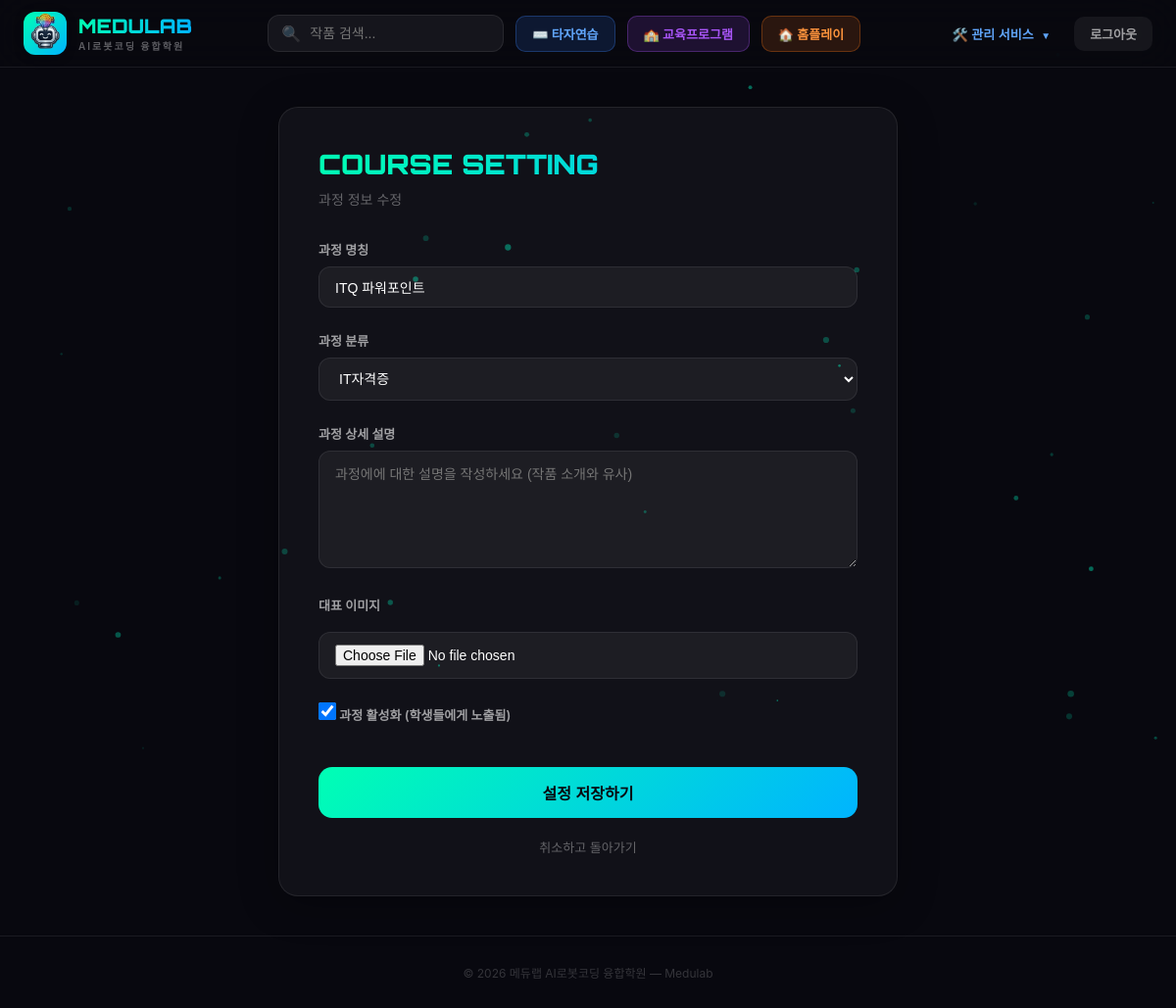
The app's page /courses/learning/3/edit/ (signed in) with its own data.
### courses/models.py (models this page shows, shortened)
class LearningProgram(models.Model):
    name = models.CharField("과정명", max_length=100)
    description = models.TextField("과정 설명", blank=True)
    image = models.ImageField("대표 이미지", upload_to="learning_programs/", blank=True, null=True)
    program_type = models.ForeignKey(
        ProgramType,
        on_delete=models.SET_NULL,
        null=True,
        blank=True,
        related_name="learning_programs",
        verbose_name="유형"
    )
    is_active = models.BooleanField("활성화 여부", default=True)
    created_at = models.DateTimeField(auto_now_add=True)

### courses/views.py (the view)
# urls.py: path('learning/<int:program_id>/edit/', views.learning_program_edit, name='learning_program_edit'),
@login_required
@user_passes_test(is_admin)
def learning_program_edit(request, program_id):
    program = get_object_or_404(LearningProgram, id=program_id)
    if request.method == "POST":
        form = CourseForm(request.POST, request.FILES, instance=program)
        if form.is_valid():
            form.save()
            messages.success(request, f"'{program.name}' 과정이 수정되었습니다.")
            return redirect("learning_program_list")
    else:
        form = CourseForm(instance=program)
    return render(request, "courses/learning_program_form.html", {
        "form": form,
        "title": "과정 정보 수정",
        "program": program
    })

### courses/forms.py
class CourseForm(forms.ModelForm):
    class Meta:
        model = LearningProgram
        fields = ['name', 'description', 'image', 'program_type', 'is_active']
        widgets = {
            'name': forms.TextInput(attrs={'class': 'form-input', 'placeholder': '과정명을 입력하세요'}),
            'description': forms.Textarea(attrs={'class': 'form-input', 'placeholder': '과정에에 대한 설명을 작성하세요 (작품 소개와 유사)', 'rows': 4}),
            'program_type': forms.Select(attrs={'class': 'form-input'}),
        }

### arcade/models.py (called while the page is built)
    @property
    def is_full_member(self):
        return self.user_type in self.FULL_ACCESS_TYPES and self.is_approved

    @property
    def needs_approval(self):
        return self.user_type in self.FULL_ACCESS_TYPES and not self.is_approved

### courses/models.py (called while the page is built)
    def __str__(self):
        return self.name

### courses/views.py (called while the page is built)
def is_admin(user):
    return user.is_authenticated and (user.is_staff or user.is_superuser)

### courses/templates/courses/learning_program_form.html (shortened to what this page needs)
{% extends 'arcade/base.html' %}
{% block content %}
<main class="upload-wrap">
    <div class="upload-card">
        <h1 class="upload-title">COURSE SETTING</h1>
        <p class="upload-sub">{{ title }}</p>
        <form method="POST" enctype="multipart/form-data">
            <div class="form-group">
                <label>과정 명칭</label>
                {{ form.name }}
            </div>
            <div class="form-group">
                <label>과정 분류</label>
                {{ form.program_type }}
            </div>
            <div class="form-group">
                <label>과정 상세 설명</label>
                {{ form.description }}
            </div>
            <div class="form-group">
                <label>대표 이미지</label>
                <input type="file" name="image" class="form-input" style="margin-top: 10px;">
            </div>
            <div class="form-group">
                <label class="checkbox-group">
                    {{ form.is_active }} 과정 활성화 (학생들에게 노출됨)
                </label>
            </div>
            <button type="submit" class="submit-btn">설정 저장하기</button>
            <a href="{% url 'learning_program_list' %}" class="cancel-link">취소하고 돌아가기</a>
        </form>
    </div>
</main>
{% endblock %}

### courses/templates/courses/learning_program_form.html (style rules this page uses)
.upload-wrap { max-width: 680px; margin: 40px auto; padding: 0 24px; animation: fadeSlideIn 0.4s ease; }
.upload-card { background: var(--bg-card); border-radius: 20px; padding: 40px; box-shadow: 0 8px 40px rgba(0,0,0,0.3); border: 1px solid var(--border); }
.upload-title { font: 900 28px 'Orbitron', sans-serif; margin-bottom: 8px; background: linear-gradient(90deg, var(--accent-green), var(--accent-blue)); -webkit-background-clip: text; background-clip: text; -webkit-text-fill-color: transparent; }
.upload-sub { color: var(--text-muted); font-size: 14px; margin-bottom: 32px; }
.form-group { margin-bottom: 24px; }
.form-group label { display: block; color: var(--text-secondary); font-size: 13px; font-weight: 600; margin-bottom: 8px; }
.form-input { width: 100%; padding: 12px 16px; background: rgba(255,255,255,0.05); border: 1px solid var(--border); border-radius: 12px; color: #fff; font-size: 14px; outline: none; font-family: 'Noto Sans KR', sans-serif; transition: all 0.2s; }
textarea.form-input { resize: vertical; min-height: 120px; }
.checkbox-group { display: flex; align-items: center; gap: 10px; color: var(--text-secondary); font-size: 14px; cursor: pointer; }
.checkbox-group input { width: 18px; height: 18px; cursor: pointer; }
.submit-btn { width: 100%; padding: 14px; background: linear-gradient(135deg, var(--accent-green), var(--accent-blue)); border: none; border-radius: 14px; color: var(--bg-primary); font: 700 16px 'Noto Sans KR', sans-serif; cursor: pointer; transition: all 0.2s; margin-top: 20px; }
.cancel-link { display: block; text-align: center; margin-top: 20px; color: var(--text-muted); font-size: 13px; text-decoration: none; }

### templates/arcade/base.html (style rules this page uses)
*, *::before, *::after { box-sizing: border-box; margin: 0; padding: 0; }
:root { --bg-primary: #08080f; --bg-card: #111118; --bg-surface: #0a0a12; --text-primary: #ffffff; --text-secondary: rgba(255, 255, 255, 0.6); --text-muted: rgba(255, 255, 255, 0.35); --accent-green: #00ffb4; --accent-blue: #00b4ff; --accent-purple: #a855f7; --border: rgba(255, 255, 255, 0.08); }
body { background: var(--bg-primary); color: var(--text-primary); font-family: 'Noto Sans KR', -apple-system, BlinkMacSystemFont, sans-serif; min-height: 100vh; overflow-x: hidden; }

### records on screen
LearningProgram: name "ITQ 파워포인트", program_type "IT자격증", is_active "☑"

### other values on screen
{{ title }} "과정 정보 수정"
